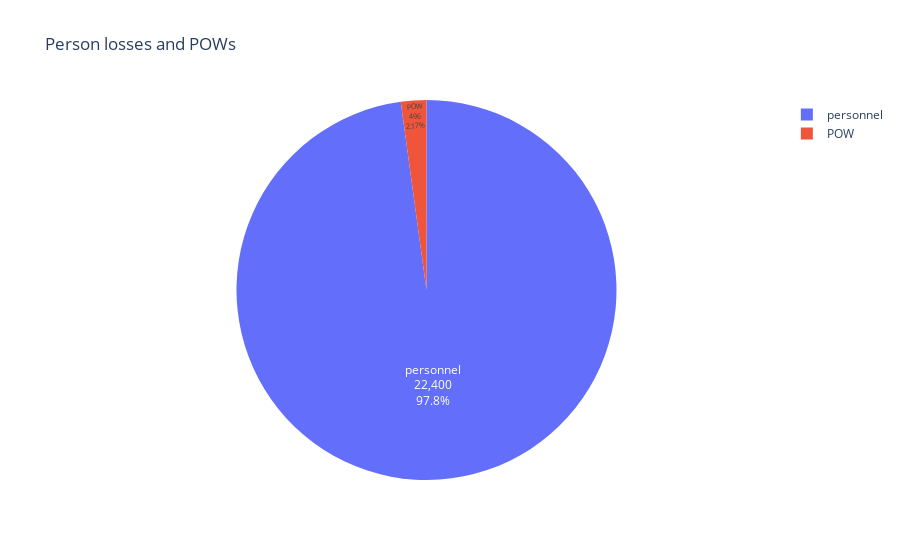

The notebook cell saved with this chart:
### Code cell
#scary figures show many more died in the war than tagists as POW
df_personnel = data_russia_losses_personnel[['personnel', 'POW']].max()
fig = px.pie(names = df_personnel.index,
             values =df_personnel.values,
             title = 'Person losses and POWs')
fig.update_traces(textposition='inside', textinfo='value+percent+label')
fig.show()

### Figure 1 — Plotly figure (JSON) as saved in the notebook; plotly's stock layout.template omitted (floating-point values rounded to 4 significant figures)
{"data": [{"domain": {"x": [0, 1], "y": [0, 1]}, "hovertemplate": "label=%{label}<br>value=%{value}<extra></extra>", "labels": ["personnel", "POW"], "legendgroup": "", "name": "", "showlegend": true, "textinfo": "value+percent+label", "textposition": "inside", "type": "pie", "values": [22400, 496]}], "layout": {"legend": {"tracegroupgap": 0}, "title": {"text": "Person losses and POWs"}}}
